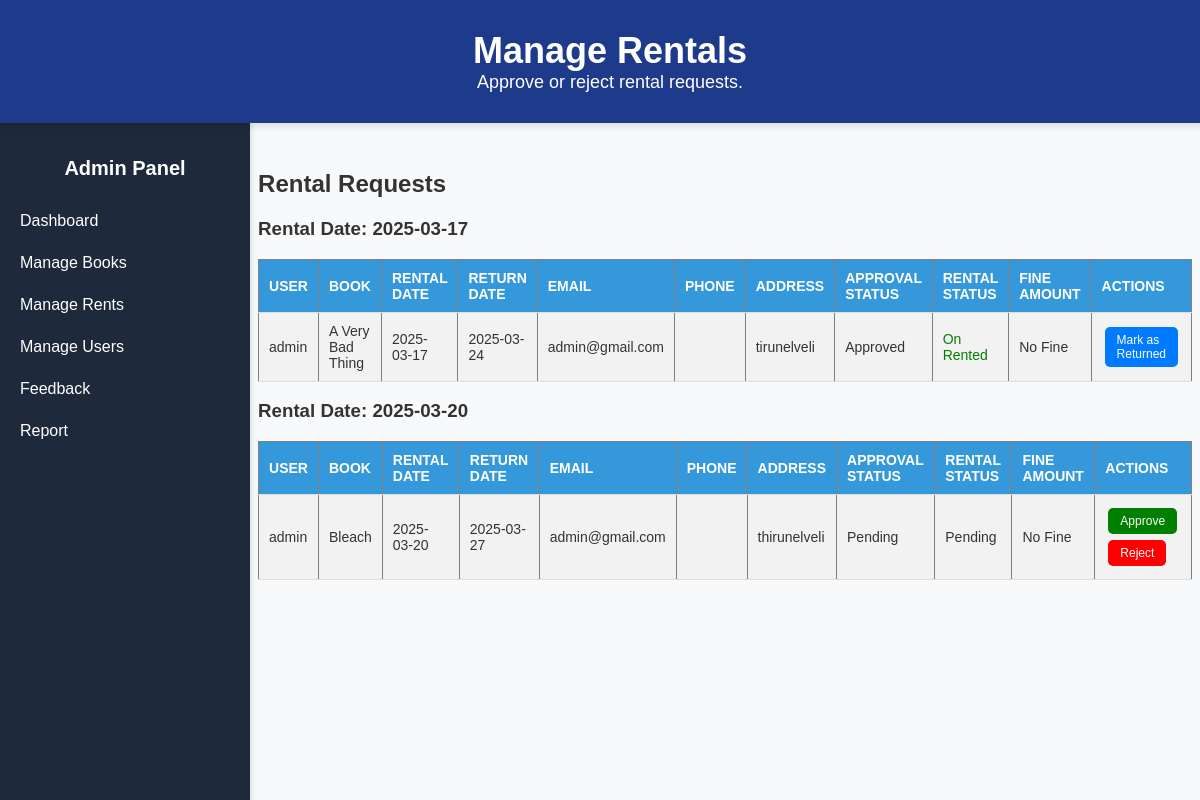
/manage_rentals.php, run on the app's committed database.
### tables this page shows
CREATE TABLE `rentals` (
  `rental_id` int(11) NOT NULL,
  `user_id` int(11) NOT NULL,
  `book_id` int(11) NOT NULL,
  `rental_date` date NOT NULL DEFAULT current_timestamp(),
  `return_date` date NOT NULL,
  `address` varchar(255) NOT NULL,
  `approval_status` enum('pending','approved','rejected') NOT NULL DEFAULT 'pending',
  `rental_status` enum('on rented','returned','overdue','pending') NOT NULL DEFAULT 'pending'
);

CREATE TABLE `users` (
  `user_id` int(11) NOT NULL,
  `username` varchar(50) NOT NULL,
  `email` varchar(100) NOT NULL,
  `password` varchar(255) NOT NULL,
  `created_at` timestamp NOT NULL DEFAULT current_timestamp(),
  `role` enum('user','admin') NOT NULL DEFAULT 'user',
  `phone_number` bigint(20) NOT NULL
);

CREATE TABLE `books` (
  `book_id` int(11) NOT NULL,
  `key_slug` varchar(255) NOT NULL,
  `title` varchar(255) NOT NULL,
  `author` varchar(255) NOT NULL,
  `description` text NOT NULL,
  `rent_amount` int(11) NOT NULL DEFAULT 20,
  `category` varchar(255) NOT NULL,
  `image` varchar(255) NOT NULL,
  `created_at` timestamp NOT NULL DEFAULT current_timestamp()
);

### manage_rentals.php (the view, shortened to what this page needs)
<?php
include("db_connection.php");
$conn->query("UPDATE rentals SET rental_status = 'overdue'
              WHERE rental_status = 'on rented' AND return_date < CURDATE()");
$fine_per_day = 10;
$rentals_by_date = [];
$result = $conn->query("SELECT rentals.*, books.title, users.username, users.email,
                        IF(rentals.rental_status = 'overdue', DATEDIFF(CURDATE(), rentals.return_date) * $fine_per_day, 0) AS fine_amount
                        FROM rentals
                        JOIN books ON rentals.book_id = books.book_id
                        JOIN users ON rentals.user_id = users.user_id
                        ORDER BY rental_date");
while ($row = $result->fetch_assoc()) {
    $rentals_by_date[$row['rental_date']][] = $row;
}
?>
<!DOCTYPE html>
<html lang="en">
<head>
  <link rel="stylesheet" href="css/admin_dashboard.css">
</head>
<body>
<header class="header">
  <h1>Manage Rentals</h1>
  <p>Approve or reject rental requests.</p>
</header>
<div class="sidebar">
    <h2>Admin Panel</h2>
    <a href="admin_dashboard.php">Dashboard</a>
    <div class="menu-item">
        <a href="#" id="manage-books">Manage Books</a>
    </div>
    <a href="manage_rentals.php">Manage Rents</a>
    <a href="manage_users.php">Manage Users</a>
    <a href="manage_feedback.php">Feedback</a>
    <a href="report.php">Report</a>
  </div>
<div class="container">
    <div class="main-content">
        <section class="rental-list">
            <h2>Rental Requests</h2>
            <?php foreach ($rentals_by_date as $date => $rentals): ?>
                <h3>Rental Date: <?php echo htmlspecialchars($date); ?></h3>
                <table border="1">
                    <tr>
                        <th>User</th>
                        <th>Book</th>
                        <th>Rental Date</th>
                        <th>Return Date</th>
                        <th>Email</th>
                        <th>Phone</th>
                        <th>Address</th>
                        <th>Approval Status</th>
                        <th>Rental Status</th>
                        <th>Fine Amount</th>
                        <th>Actions</th>
                    </tr>
                    <?php foreach ($rentals as $rental): ?>
                        <tr>
                            <td><?php echo htmlspecialchars($rental['username'] ?? ''); ?></td>
                            <td><?php echo htmlspecialchars($rental['title'] ?? ''); ?></td>
                            <td><?php echo htmlspecialchars($rental['rental_date'] ?? ''); ?></td>
                            <td><?php echo htmlspecialchars($rental['return_date'] ?? ''); ?></td>
                            <td><?php echo htmlspecialchars($rental['email'] ?? ''); ?></td>
                            <td><?php echo htmlspecialchars($rental['phone_number'] ?? ''); ?></td>
                            <td><?php echo htmlspecialchars($rental['address'] ?? ''); ?></td>
                            <td><?php echo ucfirst(htmlspecialchars($rental['approval_status'] ?? 'pending')); ?></td>
                            <td>
                                <?php
                                    $status = $rental['rental_status'] ?? 'pending';
                                    if ($status === 'on rented') {
                                        echo '<span style="color: green;">On Rented</span>';
                                    } elseif ($status === 'returned') {
                                        echo '<span style="color: blue;">Returned</span>';
                                    } elseif ($status === 'overdue') {
                                        echo '<span style="color: red; font-weight: bold;">Overdue</span>';
                                    } else {
                                        echo ucfirst(htmlspecialchars($status));
                                    }
                                ?>
                            </td>
                            <td>
                                <?php
                                    echo ($rental['rental_status'] == 'overdue')
                                      ? "<span style='color: red;'>₹" . htmlspecialchars($rental['fine_amount']) . "</span>"
                                      : "No Fine";
                                ?>
                            </td>
                            <td>
                                <?php if (($rental['approval_status'] ?? '') == 'pending'): ?>
                                    <a href="?approve_id=<?php echo $rental['rental_id']; ?>" class="btn btn-approve">Approve</a>
                                    <a href="?reject_id=<?php echo $rental['rental_id']; ?>" class="btn btn-reject">Reject</a>
                                <?php elseif (($rental['approval_status'] ?? '') == 'approved' && ($rental['rental_status'] ?? '') == 'on rented'): ?>
                                    <a href="?return_id=<?php echo $rental['rental_id']; ?>" class="btn btn-return">Mark as Returned</a>
                                <?php elseif (($rental['approval_status'] ?? '') == 'approved' && ($rental['rental_status'] ?? '') == 'overdue'): ?>
                                    <span style="color: red; font-weight: bold;"></span>
                                    <a href="?return_id=<?php echo $rental['rental_id']; ?>" class="btn btn-return">Mark as Returned</a>
                                <?php elseif (($rental['approval_status'] ?? '') == 'approved' && ($rental['rental_status'] ?? '') == 'returned'): ?>
                                    <span style="color: blue;">Returned</span>
                                <?php else: ?>
                                    <span style="color: red;">Rejected</span>
                                <?php endif; ?>
                            </td>
                        </tr>
                    <?php endforeach; ?>
                </table>
            <?php endforeach; ?>
        </section>
    </div>
</div>
</body>
</html>

### css/admin_dashboard.css (style rules this page uses)
body { font-family: 'Poppins', sans-serif; margin: 0; padding: 0; background-color: #f8f9fa; color: #333; display: flex; flex-direction: column; min-height: 100vh; }
.header { background: #1e3a8a; color: white; padding: 30px 10px; text-align: center; font-size: 22px; box-shadow: 0px 4px 6px rgba(0, 0, 0, 0.1); position: fixed; width: 100%; top: 0; left: 0; z-index: 1000; }
.header h1 { margin: 0; font-size: 36px; }
.header p { margin: 0; font-size: 18px; }
.sidebar { width: 250px; height: 100vh; background: #1e293b; color: white; padding-top: 20px; position: fixed; top: 120px; left: 0; display: flex; flex-direction: column; box-shadow: 2px 0 5px rgba(0, 0, 0, 0.1); overflow-y: auto; }
.sidebar h2 { text-align: center; font-size: 20px; margin-bottom: 20px; }
.sidebar a { display: block; color: white; padding: 12px 20px; text-decoration: none; font-size: 16px; transition: background 0.3s; }
.container { margin-top: 50px; margin-left: 250px; padding: 100px 20px 20px; flex-grow: 1; display: flex; flex-direction: column; align-items: center; }
table { width: 100%; border-collapse: collapse; margin-top: 15px; font-size: 14px; }
table th, table td { padding: 10px; text-align: left; border-bottom: 1px solid #ddd; }
table th { background: #3498db; color: white; text-transform: uppercase; }
table tr:nth-child(even) { background: #f2f2f2; }
.delete-btn, .btn { padding: 6px 12px; border-radius: 5px; font-size: 12px; text-decoration: none; color: white; display: inline-block; margin: 3px; }
.btn-approve { background-color: green; }
.btn-reject { background-color: red; }
.btn-return { background-color: #007bff; }

### data on the page
rentals: user.username "admin", book.title "A Very Bad Thing", rental_date "2025-03-17", return_date "2025-03-24", user.email "admin@gmail.com", address "tirunelveli", approval_status "Approved", rental_status "On Rented"
rentals: user.username "admin", book.title "Bleach", rental_date "2025-03-20", return_date "2025-03-27", user.email "admin@gmail.com", address "thirunelveli", approval_status "Pending", rental_status "Pending", shows "No Fine"

### other printed values
$date "2025-03-17"
$date "2025-03-20"
